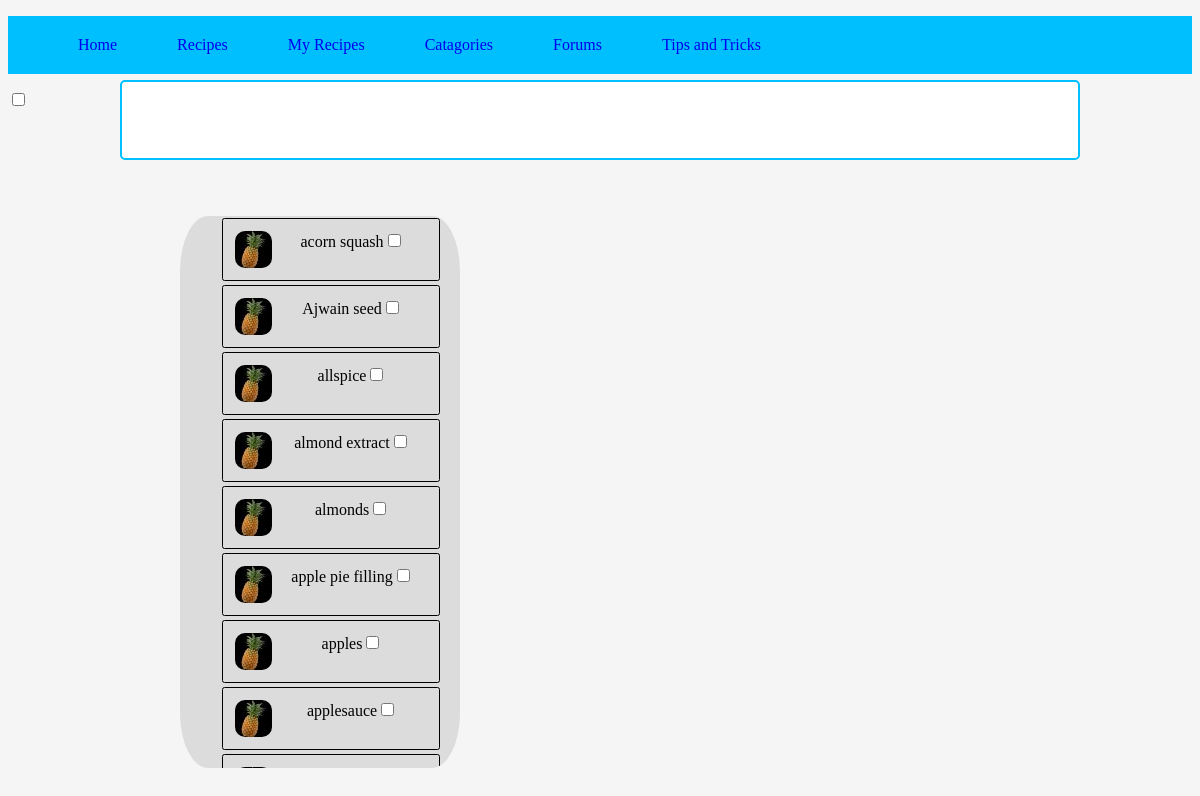
The app's page /php/IngredientSearch.php with its own data.
### tables this page shows
CREATE TABLE Ingredients
(
   ingredient_id INT NOT NULL AUTO_INCREMENT,
   ingredient_name VARCHAR(100) NOT NULL UNIQUE,
   ingredient_type INT NOT NULL,
   ingredient_allergen TINYINT(8) NOT NULL DEFAULT 0,
   ingredient_image MEDIUMBLOB NOT NULL,
   CONSTRAINT PRIMARY KEY (ingredient_id)
);

### php/IngredientSearch.php (the view, shortened to what this page needs)
<!DOCTYPE html>
<html lang="en-US">
<head>
	<link rel="stylesheet" type="text/css" href="css/mainstyles.css">
    <link rel="stylesheet" type="text/css" href="css/SearchStyles.css">
</head>
<body>
        <ul id="Nav_Bar">
            <li><a href="index">Home</a></li>
            <li><a href="Recipes">Recipes</a></li>
            <li><a href="MyRecipes">My Recipes</a></li>
            <li><a href="Catagories">Catagories</a></li>
            <li><a href="Forums">Forums</a></li>
            <li><a href="TipsAndTricks">Tips and Tricks</a></li>
        </ul>
<form action="IngredientSearch" method="post">
	<input type="search" id="Search_Ingredients" name="ingredientSearch">
	<ul id="Ingredient_List">
		<?php
			try
			{
				$db = new PDO("mysql:host=localhost;dbname=Final_DB", "root", "Password1");
			}
			catch(PDOException $e)
			{
				echo($e->getMessage());
			}
			$name_param = $_POST["ingredientSearch"];
			if($name_param == null)
				$resultSet = $db->prepare("SELECT * FROM Ingredients ORDER BY ingredient_name;");
			$resultSet->execute();
			for($i = 1; $i < $resultSet->rowCount() + 1; $i++)
			{
				$resultArray = $resultSet->fetch();
				$ingredient_name = $resultArray["ingredient_name"];
				echo "<li>";
				echo "<img src='" . $resultArray["ingredient_image"] . "'>";
				echo $ingredient_name;
				echo "<input type='checkbox' name='$i' value='$ingredient_name'>";
				echo "</li>";
			}
		?>
	</ul>
	<input type='checkbox' name='submitted' value='true'>
</form>
</body>
</html>

### css/MainStyles.css (style rules this page uses)
#Nav_Bar { list-style-type: none; overflow: hidden; background-color: deepskyblue; }
li { display: inline; margin: 0px; padding: 0px; float: left; display: block; font-size: 25; }
#Nav_Bar li { display: inline; margin: 0px; padding: 0px; float: left; display: block; font-size: 25; }
li a { list-style-type: none; display: block; text-align: center; padding: 20px 30px; text-decoration: none; }
html { background-color: whitesmoke; }

### css/SearchStyles.css (style rules this page uses)
#Search_Ingredients { position: absolute; left: 10%; top: 10%; border: 2px solid deepskyblue; border-radius: 5px; width: 80%; height: 10%; font-size: 35; }
#Ingredient_List { align-content: center; text-align: center; background-color: white; overflow: scroll; position: absolute; border-radius: 10%; top: 25%;; left: 15%; height:69%; width: 20%; background-color: gainsboro; }
img { border-radius: 10px; margin-right: 5px; float: left; }
#Ingredient_List li { margin: 2px; background-color: gainsboro; clear: both; border: 1px solid black; outline-color: purple; border-radius: 2.5px; padding: 5%; width: 80%; }

### records on screen
ingredients: ingredient_image (placeholder picture), ingredient_name "acorn squash"
ingredients: ingredient_image (placeholder picture), ingredient_name "Ajwain seed"
ingredients: ingredient_image (placeholder picture), ingredient_name "allspice"
ingredients: ingredient_image (placeholder picture), ingredient_name "almond extract"
ingredients: ingredient_image (placeholder picture), ingredient_name "almonds"
ingredients: ingredient_image (placeholder picture), ingredient_name "apple pie filling"
ingredients: ingredient_image (placeholder picture), ingredient_name "apples"
ingredients: ingredient_image (placeholder picture), ingredient_name "applesauce"
ingredients: ingredient_image (placeholder picture)
